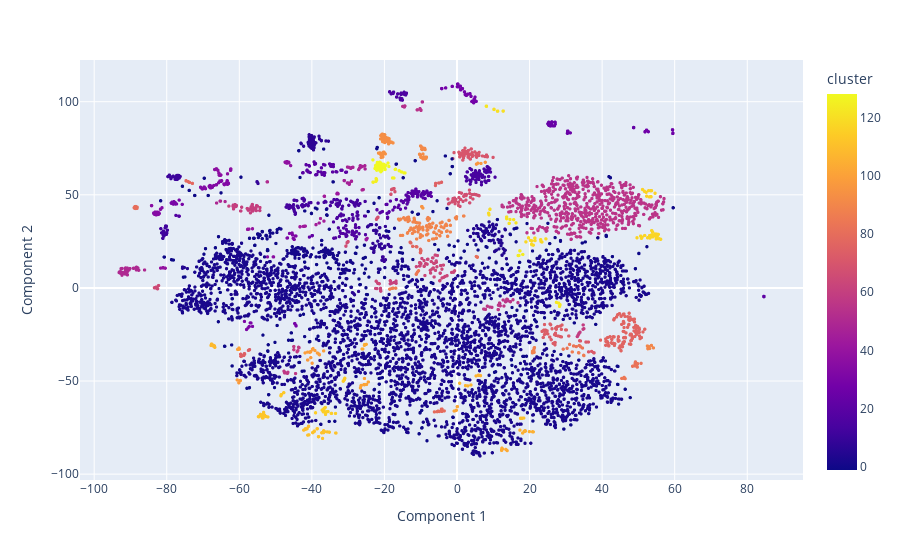

The notebook cell this image was saved under:
### Markdown cell above
## 2d

### Code cell
clustered_dataset = embedded_dataset.add_column('cluster', labels)
clustered_dataset

scale_factor = 1

scaled_embeddings = reduced_embeddings * scale_factor

tsne_df = pd.DataFrame(scaled_embeddings, columns=['Component 1', 'Component 2'])
tsne_df['text'] = clustered_dataset['Chunks']
tsne_df['cluster'] = clustered_dataset['cluster']


fig = px.scatter(
    tsne_df,
    x='Component 1',
    y='Component 2',
    color='cluster',
    hover_data=['text'],
    #color_continuous_scale=px.colors.diverging.BrBG
)

fig.update_traces(marker=dict(size=3.5))  # Adjust size as needed


fig.update_layout(
    scene=dict(
        xaxis=dict(nticks=10, range=[tsne_df['Component 1'].min()-10, tsne_df['Component 1'].max()+10]),
        yaxis=dict(nticks=10, range=[tsne_df['Component 2'].min()-10, tsne_df['Component 2'].max()+10]),
        aspectratio=dict(x=1.5, y=1.5)
    )
)

fig.show()

### Figure 1 — Plotly figure (JSON) as saved in the notebook; plotly's stock layout.template omitted (floating-point values rounded to 4 significant figures; data arrays with more than 128 entries replaced by an {"elided": "..."} marker saying what was removed)
{"data": [{"customdata": {"elided": "8115x1 str values"}, "hovertemplate": "Component 1=%{x}<br>Component 2=%{y}<br>text=%{customdata[0]}<br>cluster=%{marker.color}<extra></extra>", "legendgroup": "", "marker": {"color": {"elided": "8115 int values"}, "coloraxis": "coloraxis", "size": 3.5, "symbol": "circle"}, "mode": "markers", "name": "", "showlegend": false, "type": "scattergl", "x": {"elided": "8115 float values"}, "xaxis": "x", "y": {"elided": "8115 float values"}, "yaxis": "y"}], "layout": {"coloraxis": {"colorbar": {"title": {"text": "cluster"}}, "colorscale": [[0, "#0d0887"], [0.1111, "#46039f"], [0.2222, "#7201a8"], [0.3333, "#9c179e"], [0.4444, "#bd3786"], [0.5556, "#d8576b"], [0.6667, "#ed7953"], [0.7778, "#fb9f3a"], [0.8889, "#fdca26"], [1, "#f0f921"]]}, "legend": {"tracegroupgap": 0}, "margin": {"t": 60}, "scene": {"aspectratio": {"x": 1.5, "y": 1.5}, "xaxis": {"nticks": 10, "range": [-103.1, 94.58]}, "yaxis": {"nticks": 10, "range": [-100.3, 119.5]}}, "xaxis": {"anchor": "y", "domain": [0, 1], "title": {"text": "Component 1"}}, "yaxis": {"anchor": "x", "domain": [0, 1], "title": {"text": "Component 2"}}}}
